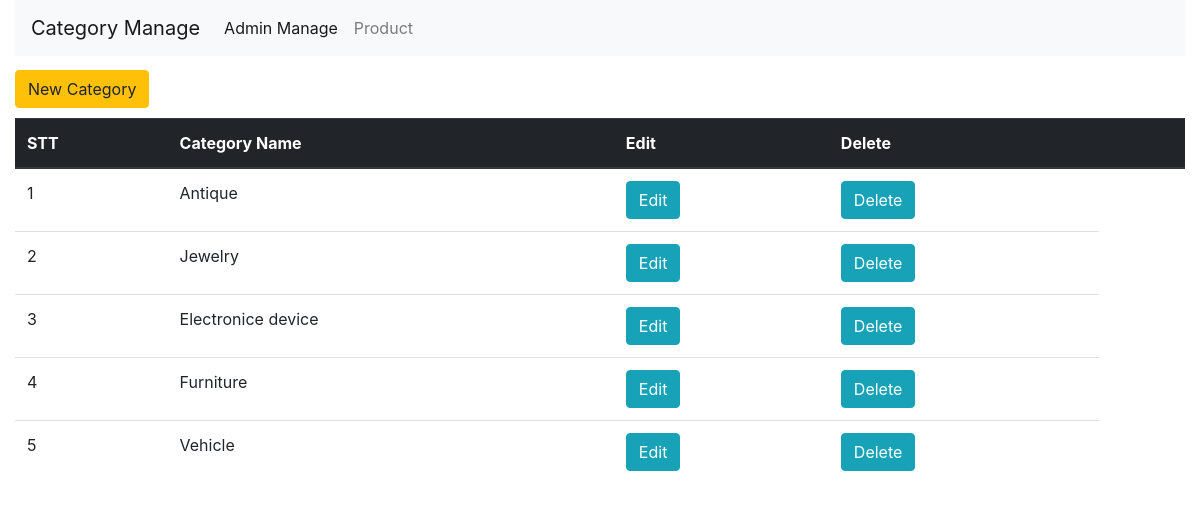
Page /PROJECT_C1908G/svn/admin/Login/category/index_category.php on the committed database.
### tables this page shows
CREATE TABLE IF NOT EXISTS `category` (
  `CategoryID` int(11) NOT NULL AUTO_INCREMENT,
  `Cat_Name` varchar(255) NOT NULL,
  PRIMARY KEY (`CategoryID`)
);

### PROJECT_C1908G/svn/admin/Login/category/database.php (called while the page is built, shortened)
<?php
function db_connect() {
    $connection = mysqli_connect(DB_SERVER, DB_USER, DB_PASS, DB_NAME);
    return $connection;
}
$db = db_connect();
function confirm_query_result($result){
  global $db;
  if (!$result){
      echo mysqli_error($db);
      db_disconnect($db);
      exit;
  } else {
      return $result;
  }
}
function find_all_categorys(){
    global $db;
    $sql = "SELECT * FROM Category ";
    $sql .= "ORDER BY categoryid";
    $result = mysqli_query($db, $sql);
    return confirm_query_result($result);
}
?>

### PROJECT_C1908G/svn/admin/Login/category/index_category.php (the view, shortened to what this page needs)
<?php
require_once('database.php');
?>
<!DOCTYPE html>
<html>
<head>
    <link href="bs4/bootstrap.min.css" rel="stylesheet">
</head>
<body>
<div class="container-fluid">
    <nav class="navbar navbar-expand-lg navbar-light bg-light">
        <a class="navbar-brand" href="index_category.php">Category Manage</a>
        <div class="collapse navbar-collapse" id="navbarTogglerDemo02">
            <ul class="navbar-nav mr-auto mt-2 mt-lg-0">
                <li class="nav-item active">
                    <a class="nav-link" href="../index_admin.php">Admin Manage <span class="sr-only"></span></a>
                </li>
                <li class="nav-item">
                    <a class="nav-link" href="../product/product_index.php  ">Product </a>
                </li>
            </ul>
        </div>
    </nav>
</div>
<div> &nbsp;</div>
<div class="container-fluid">
    <a class="btn btn-warning" style="margin-bottom: 10px;margin-top: -10px" href="../category/new.php">New Category </a>
    <table class="table">
        <thead class="thead-dark">
        <tr>
            <th>STT</th>
            <th>Category Name</th>
            <th>Edit</th>
            <th>Delete</th>
            <th>&nbsp;&nbsp;</th>
        </tr>
        </thead>
        <?php
        $category_set = find_all_categorys();
        $count = mysqli_num_rows($category_set);
        for ($i = 0; $i < $count; $i++):
            $category = mysqli_fetch_assoc($category_set);
            ?>
            <tr>
                <td><?php echo $category['CategoryID']; ?></td>
                <td><?php echo $category['Cat_Name']; ?></td>
                <td><a class="btn btn-info" href="<?php echo 'edit.php?id='.$category['CategoryID']; ?>">Edit</a></td>
                <td><a class="btn btn-info" href="<?php echo 'delete.php?id='.$category['CategoryID']  ; ?>">Delete</a></td>
            </tr>
        <?php
        endfor;
        ?>
    </table>
</body>
</html>

### PROJECT_C1908G/svn/admin/Login/category/index_category.php (style rules this page uses)
table { border-collapse: collapse; vertical-align: top; }

### rows in the picture
category: CategoryID "1", Cat_Name "Antique"
category: CategoryID "2", Cat_Name "Jewelry"
category: CategoryID "3", Cat_Name "Electronice device"
category: CategoryID "4", Cat_Name "Furniture"
category: CategoryID "5", Cat_Name "Vehicle"
